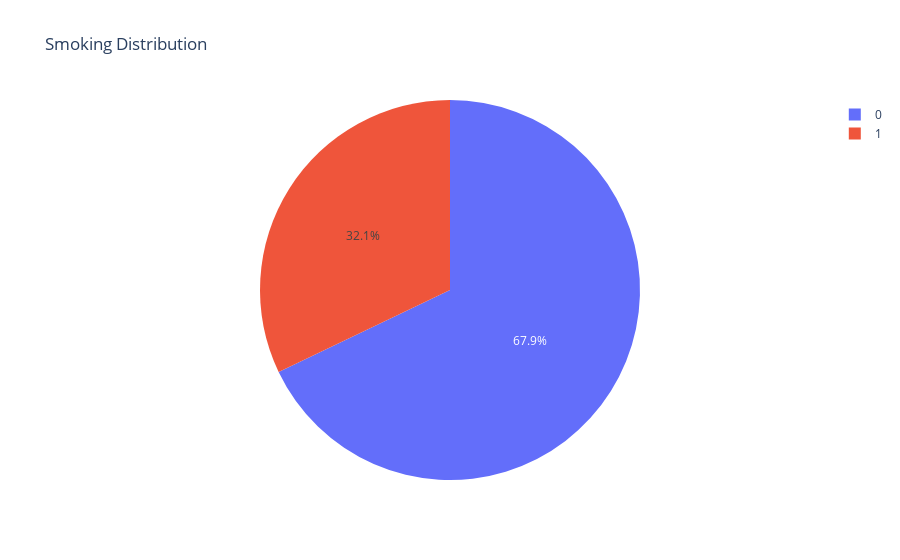

Notebook code for this chart:
### Code cell
smoking = df['smoking'].value_counts().reset_index()
smoking.columns = ['smoking', 'count']

fig = px.pie(
    smoking, 
    values='count', 
    names="smoking", 
    title='Smoking Distribution', 
)

fig.show()

### Figure 1 — Plotly figure (JSON) as saved in the notebook; plotly's stock layout.template omitted (floating-point values rounded to 4 significant figures)
{"data": [{"domain": {"x": [0, 1], "y": [0, 1]}, "hovertemplate": "smoking=%{label}<br>count=%{value}<extra></extra>", "labels": [0, 1], "legendgroup": "", "name": "", "showlegend": true, "type": "pie", "values": [203, 96]}], "layout": {"legend": {"tracegroupgap": 0}, "title": {"text": "Smoking Distribution"}}}
